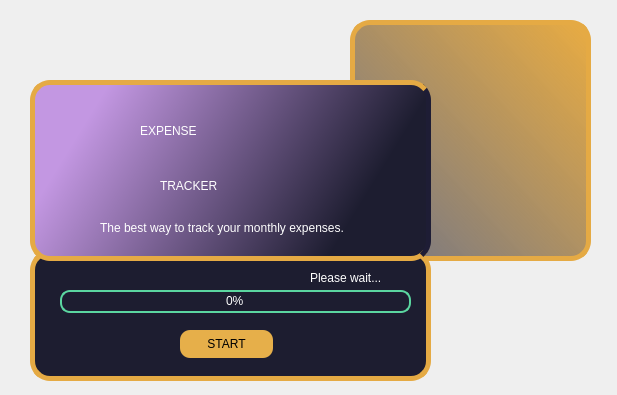
<?xml version="1.0" encoding="UTF-8"?>
<ui version="4.0">
 <class>Form</class>
 <widget class="QWidget" name="Form">
  <property name="geometry">
   <rect>
    <x>0</x>
    <y>0</y>
    <width>617</width>
    <height>395</height>
   </rect>
  </property>
  <property name="windowTitle">
   <string>Expense Tracker</string>
  </property>
  <property name="windowIcon">
   <iconset resource="images/images.qrc">
    <normaloff>:/images/budgeting.png</normaloff>:/images/budgeting.png</iconset>
  </property>
  <property name="styleSheet">
   <string notr="true">QFrame{
background: transparent;
}</string>
  </property>
  <widget class="QFrame" name="tracker_frame">
   <property name="geometry">
    <rect>
     <x>350</x>
     <y>10</y>
     <width>231</width>
     <height>231</height>
    </rect>
   </property>
   <property name="styleSheet">
    <string notr="true">image: url(:/images/online-expensive-report-7042561-5727732-removebg-preview.png);
border: none;</string>
   </property>
   <property name="frameShape">
    <enum>QFrame::StyledPanel</enum>
   </property>
   <property name="frameShadow">
    <enum>QFrame::Raised</enum>
   </property>
  </widget>
  <widget class="QFrame" name="progressbar">
   <property name="geometry">
    <rect>
     <x>30</x>
     <y>250</y>
     <width>401</width>
     <height>131</height>
    </rect>
   </property>
   <property name="styleSheet">
    <string notr="true">background-color: rgb(29, 29, 48);
border-radius: 20px;
border-bottom: 5px solid rgb(229, 170, 68);
border-right: 5px solid rgb(229, 170, 68);
border-top: 5px solid rgb(229, 170, 68);
border-left: 5px solid rgb(229, 170, 68);</string>
   </property>
   <property name="frameShape">
    <enum>QFrame::StyledPanel</enum>
   </property>
   <property name="frameShadow">
    <enum>QFrame::Raised</enum>
   </property>
   <widget class="QProgressBar" name="progressBar">
    <property name="geometry">
     <rect>
      <x>30</x>
      <y>40</y>
      <width>351</width>
      <height>23</height>
     </rect>
    </property>
    <property name="styleSheet">
     <string notr="true">QProgressBar{
border: 2px solid rgb(91, 214, 160);
text-align: center;
	font: 9pt &quot;Lucida Sans&quot;;
color: rgb(255, 255, 255);
border-radius: 10px;
}

QProgressBar::chunk{
border-radius: 10px;
background-color: qlineargradient(spread:pad, x1:0, y1:0, x2:1, y2:0, stop:0 rgba(116, 93, 141, 255), stop:1 rgba(188, 122, 73, 255));
color: rgb(255, 255, 255);
}</string>
    </property>
    <property name="value">
     <number>0</number>
    </property>
   </widget>
   <widget class="QLabel" name="label">
    <property name="geometry">
     <rect>
      <x>280</x>
      <y>20</y>
      <width>81</width>
      <height>16</height>
     </rect>
    </property>
    <property name="styleSheet">
     <string notr="true">border: none;
font: 75 italic 8pt &quot;MS Sans Serif&quot;;
background-color: none;
color: rgb(255, 255, 255);</string>
    </property>
    <property name="text">
     <string>Please wait...</string>
    </property>
   </widget>
   <widget class="QPushButton" name="start">
    <property name="geometry">
     <rect>
      <x>150</x>
      <y>80</y>
      <width>93</width>
      <height>28</height>
     </rect>
    </property>
    <property name="styleSheet">
     <string notr="true">border: transparent;
background-color: rgb(230, 175, 74);
font: 87 8pt &quot;Arial Black&quot;;
border-radius: 10px;</string>
    </property>
    <property name="text">
     <string>START</string>
    </property>
   </widget>
  </widget>
  <widget class="QFrame" name="main_frame">
   <property name="geometry">
    <rect>
     <x>30</x>
     <y>80</y>
     <width>401</width>
     <height>181</height>
    </rect>
   </property>
   <property name="styleSheet">
    <string notr="true">background-color: qlineargradient(spread:pad, x1:0.095, y1:0.364364, x2:0.861, y2:0.573727, stop:0 rgba(195, 151, 226, 255), stop:1 rgba(29, 29, 48, 255));
border-radius: 20px;
border-bottom: 5px solid rgb(229, 170, 68);
border-right: 5px solid rgb(30, 29, 53);
border-top: 5px solid rgb(229, 170, 68);
border-left: 5px solid rgb(229, 170, 68);</string>
   </property>
   <property name="frameShape">
    <enum>QFrame::StyledPanel</enum>
   </property>
   <property name="frameShadow">
    <enum>QFrame::Raised</enum>
   </property>
   <widget class="QFrame" name="logo">
    <property name="geometry">
     <rect>
      <x>-90</x>
      <y>-40</y>
      <width>291</width>
      <height>191</height>
     </rect>
    </property>
    <property name="styleSheet">
     <string notr="true">image: url(:/images/Untitled_design__6_-removebg-preview.png);
background-color: none;
border: none; /*remove border*/</string>
    </property>
    <property name="frameShape">
     <enum>QFrame::StyledPanel</enum>
    </property>
    <property name="frameShadow">
     <enum>QFrame::Raised</enum>
    </property>
   </widget>
   <widget class="QLabel" name="header_title">
    <property name="geometry">
     <rect>
      <x>110</x>
      <y>-50</y>
      <width>541</width>
      <height>201</height>
     </rect>
    </property>
    <property name="styleSheet">
     <string notr="true">border: none;
font: 75 25pt &quot;Verdana&quot;;
background-color: none;
color: rgb(255, 255, 255);</string>
    </property>
    <property name="text">
     <string>EXPENSE</string>
    </property>
   </widget>
   <widget class="QLabel" name="header1_title">
    <property name="geometry">
     <rect>
      <x>130</x>
      <y>80</y>
      <width>211</width>
      <height>51</height>
     </rect>
    </property>
    <property name="styleSheet">
     <string notr="true">border: none;
font: 75 25pt &quot;Verdana&quot;;
background-color: none;
color: rgb(255, 255, 255);</string>
    </property>
    <property name="text">
     <string>TRACKER</string>
    </property>
   </widget>
   <widget class="QLabel" name="label_2">
    <property name="geometry">
     <rect>
      <x>70</x>
      <y>140</y>
      <width>281</width>
      <height>16</height>
     </rect>
    </property>
    <property name="styleSheet">
     <string notr="true">border: none;
font: 8pt &quot;MS Sans Serif&quot;;
background-color: none;
color: rgb(255, 255, 255);</string>
    </property>
    <property name="text">
     <string>The best way to track your monthly expenses.</string>
    </property>
   </widget>
  </widget>
  <widget class="QFrame" name="trackerboarder_frame">
   <property name="geometry">
    <rect>
     <x>350</x>
     <y>20</y>
     <width>241</width>
     <height>241</height>
    </rect>
   </property>
   <property name="styleSheet">
    <string notr="true">border: 5px solid rgb(229, 170, 68) ;
background-color: qlineargradient(spread:pad, x1:0.0248756, y1:0.886, x2:0.959876, y2:0.023, stop:0 rgba(29, 29, 48, 145), stop:1 rgba(229, 170, 68, 255));
border-radius: 20px;</string>
   </property>
   <property name="frameShape">
    <enum>QFrame::StyledPanel</enum>
   </property>
   <property name="frameShadow">
    <enum>QFrame::Raised</enum>
   </property>
  </widget>
  <zorder>trackerboarder_frame</zorder>
  <zorder>progressbar</zorder>
  <zorder>main_frame</zorder>
  <zorder>tracker_frame</zorder>
 </widget>
 <resources>
  <include location="images/images.qrc"/>
 </resources>
 <connections/>
</ui>
